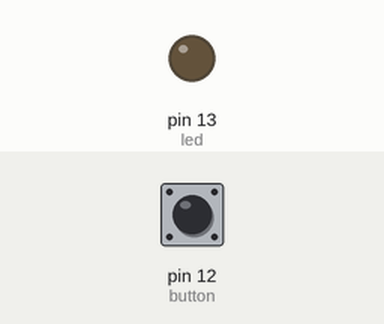
Simulated run of this sketch. Board: Arduino Uno, built with avr-gcc and run on an emulated ATmega328P. Parts: output pins drawn as LEDs (lit = HIGH). The test bench sets the inputs (shaded band); at power-on: pin 12 (button) LOW.

Above: at 1.2 s.
1.3 s: pin 12 (button) pulled HIGH for 0.15 s
At 1.37 s:
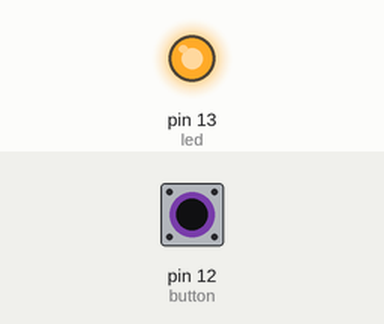
2.9 s: pin 12 (button) pulled HIGH for 3.2 s
At 6.5 s:
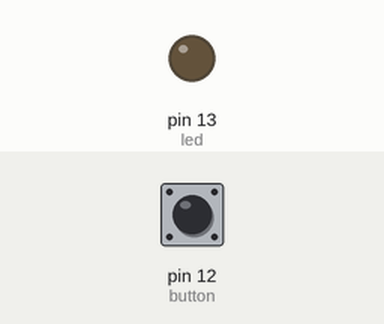
Timing chart, 0 to 8.0 s (numbered marks = the images above; inputs shaded):
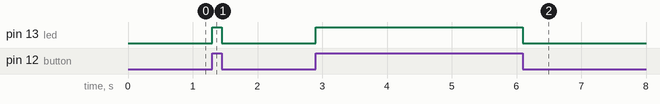

Measured:
- after the input at 1.3 s, pin 13 (led): LOW → HIGH at once, → LOW 0.15 s later
- after the input at 2.9 s, pin 13 (led): LOW → HIGH at once, → LOW 3.2 s later

The sketch:

Button_Led.ino
```cpp
int led=13;
int button=12;
int buton_durum = 0;


void setup() {
  pinMode(led, OUTPUT);
  pinMode(button, INPUT);


}

void loop() {

  buton_durum = digitalRead(button);

  if(buton_durum == 1){
    digitalWrite(13, HIGH);
  } else {
    digitalWrite(13, LOW);
  }


}
```
